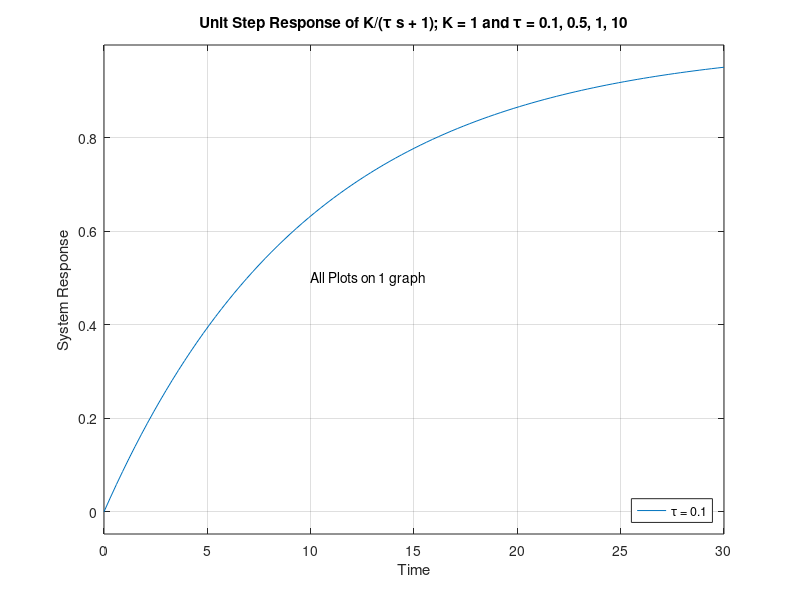
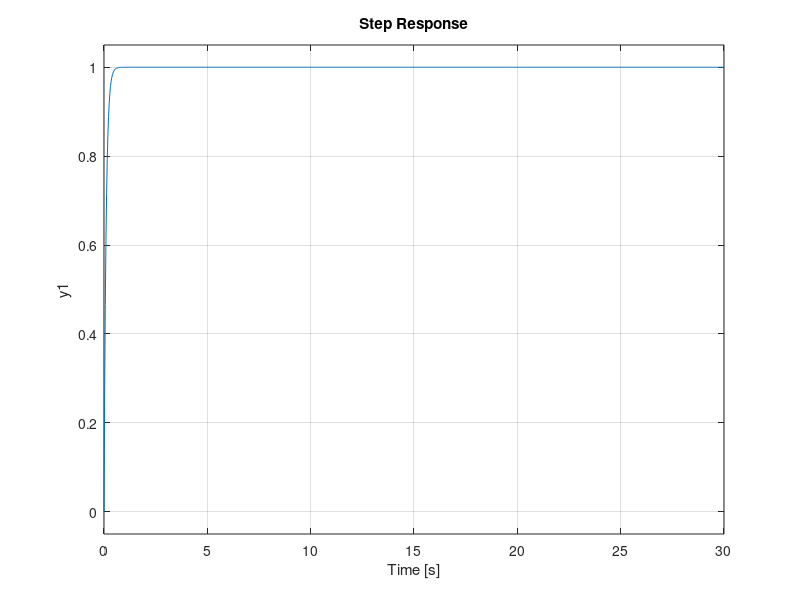
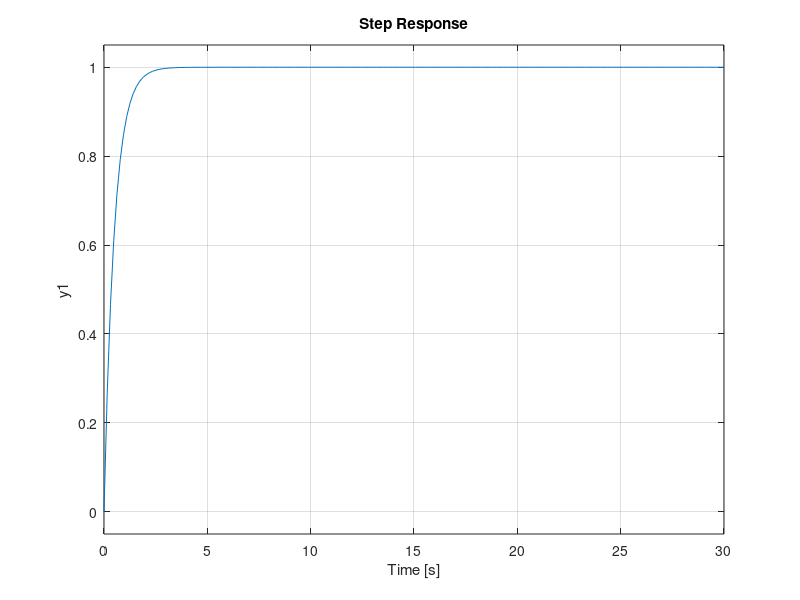
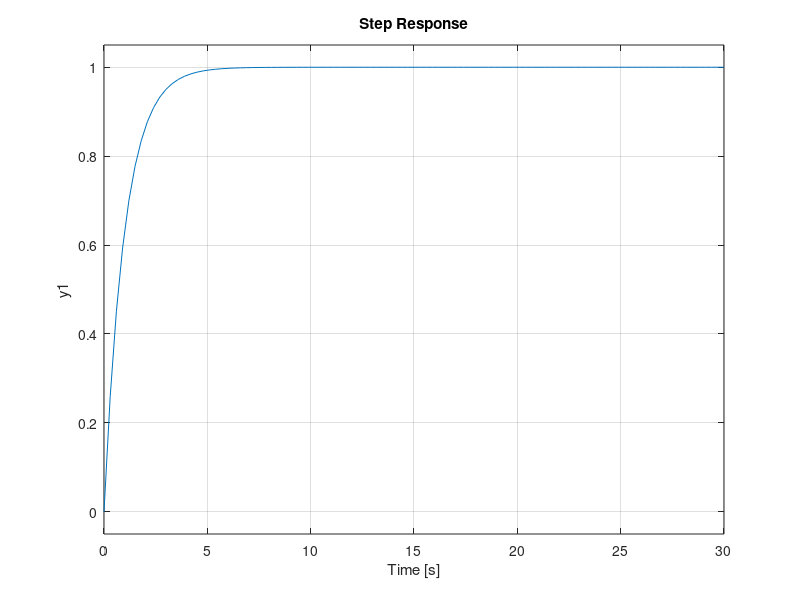

Recreate these plots in MATLAB, in order.
%% LAB2 Part i Code

s = tf('s'); % Later create other transfer functions in terms of s
K = 1;
tau = [0.1, 0.5, 1, 10]; % tau?s are put into a vector.
tfinal = 30; % Play with sim. end time to find best fit
figure % Initiate a new figure.
hold; % Hold plotting until several plots are put into the same figure.

% Use a ?for loop? to find the step response for each tau:
% Note: Don?t use i or j as loop index, they are reserved for square root of -1.
for n = 1:4
    Gs = K/(tau(n)*s + 1) % Define the transfer function.
    step(Gs, tfinal)      % Generate the step response.
end
hold; % Release the plot hold.
% For adding title, axes labels and legend:
title('Unit Step Response of K/(\tau s + 1); K = 1 and \tau = 0.1, 0.5, 1, 10')
xlabel('Time')
ylabel('System Response')
legend('\tau = 0.1','\tau = 0.5',... % ... means continued on next line.
    '\tau = 1','\tau = 10','location','southeast')
text(10, .5, 'All Plots on 1 graph')

%% Part i code continued - Plotting graphs invidually

s = tf('s'); % Later create other transfer functions in terms of s
K = 1;
tau = [0.1, 0.5, 1, 10]; % tau?s are put into a vector.
tfinal = 30; % Play with sim. end time to find best fit
%figure % comment out - pause figure initiation
%hold; % comment out - hold

% Use a ?for loop? to find the step response for each tau:
% Note: Don?t use i or j as loop index, they are reserved for square root of -1.
for n = 1:4
    figure %Added this
    Gs = K/(tau(n)*s + 1) % Define the transfer function.
    step(Gs, tfinal)      % Generate the step response.
end
%hold; % Release the plot hold.
% For adding title, axes labels and legend:
title('Unit Step Response of K/(\tau s + 1); K = 1 and \tau = 0.1, 0.5, 1, 10')
xlabel('Time')
ylabel('System Response')
%legend('\tau = 0.1','\tau = 0.5',... % ... means continued on next line.
%'\tau = 1','\tau = 10','location','southeast')
text(10, .5, 'Plots graphed individually')

